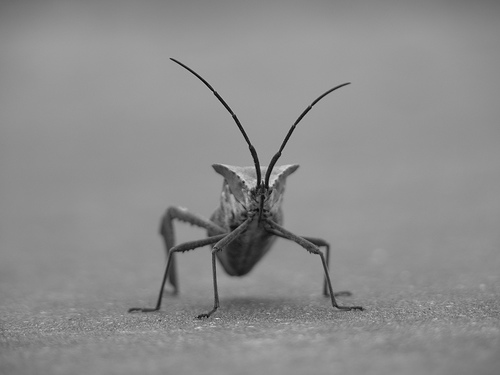
#> input picture Examples -Students/Module12-Numpy/stinkbug.png, 500 x 375 px
$ python imageMatplotlib.py
#> lines starting #> are read from the running program, lines starting #| are printed output that depends on the picture
import matplotlib.pyplot as plt
import matplotlib.image as mpimg
import numpy as np
from PIL import Image


img = Image.open('stinkbug.png')
#> img is the input picture: PIL image 500x375 RGB; min 0, max 217, mean 140.5
width, height = img.size
#> width = 500; height = 375
print(width, height)
#| 500 375
#flat array
pixels = list(img.getdata())
#> pixels = 187500 items
print(len(pixels))
#| 187500
print(pixels)
#> (printed output is left out)

# for item in pixels:
# 	r= item[0]
# 	print(r)

#Get the red pixel value
f = lambda item:item[0]
arr1= list(map(f,pixels))
#> arr1 = 187500 items
print(arr1)


plt.hist(arr1, bins=100)
plt.title("Pixels Histogram")
plt.xlabel("Value")
plt.ylabel("Frequency")
plt.show()
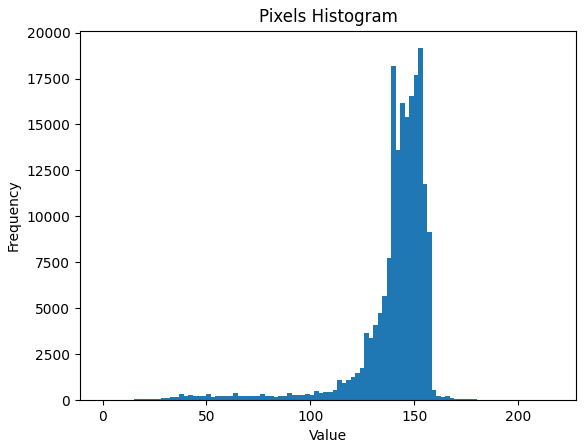
#> figure drawn by matplotlib, 1 panel; tallest bar 19149 high, from x = 151.9 to 154.1


#for display only
img = mpimg.imread('stinkbug.png')
#> img: shape (375, 500, 3) float32; min 0, max 0.851, mean 0.551
imgplot = plt.imshow(img)
plt.show()
